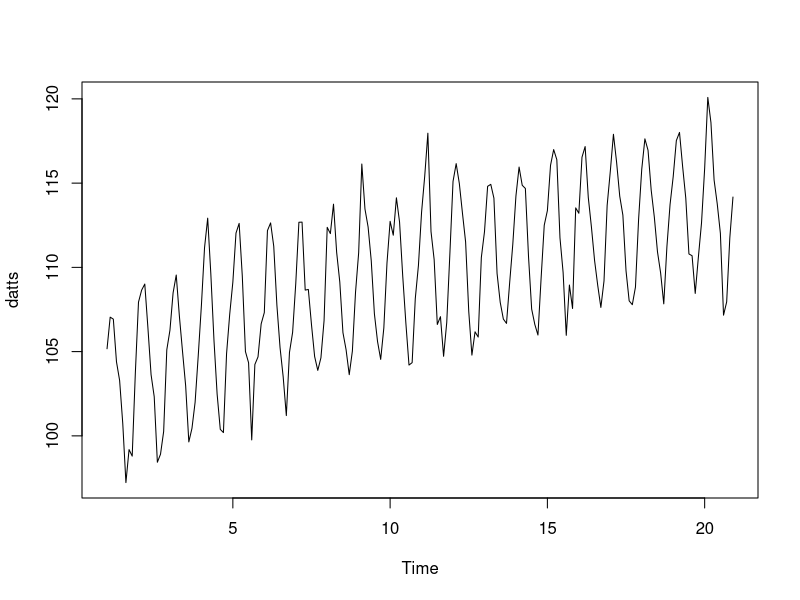

This chart was generated by the following R code:
## ---- chunk 1
p <- 10
n <- 20*p
dat <- 100 + sqrt(1:n) + 5*sin(1:n * 2*pi/p) + rnorm(n)
## ---- chunk 2
(datts <- ts(dat, frequency = p))
## ---- chunk 3
plot(datts)
## ---- chunk 4
fit <- stl(datts, s.window="periodic")
## ---- chunk 5
head(fit$time.series)
